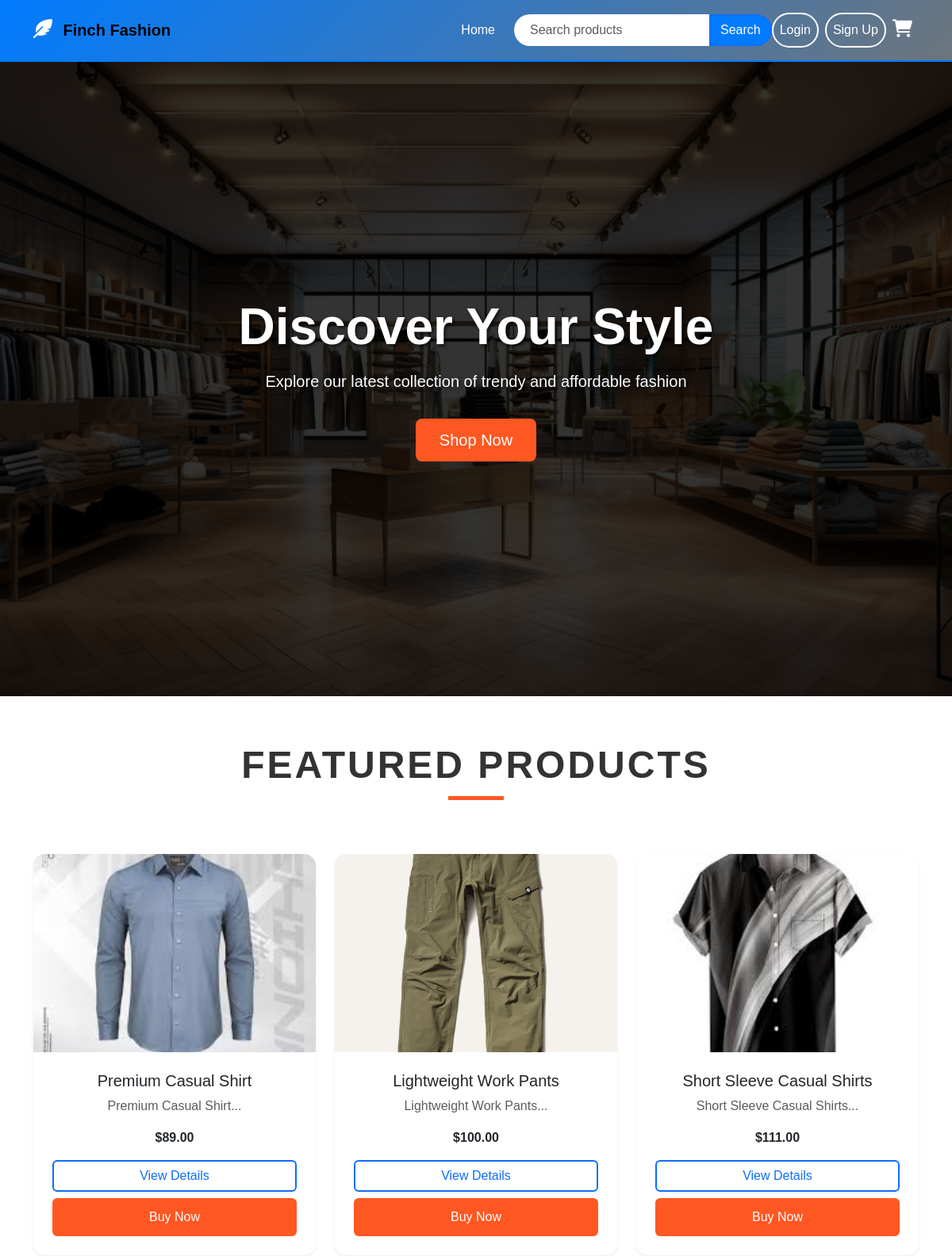
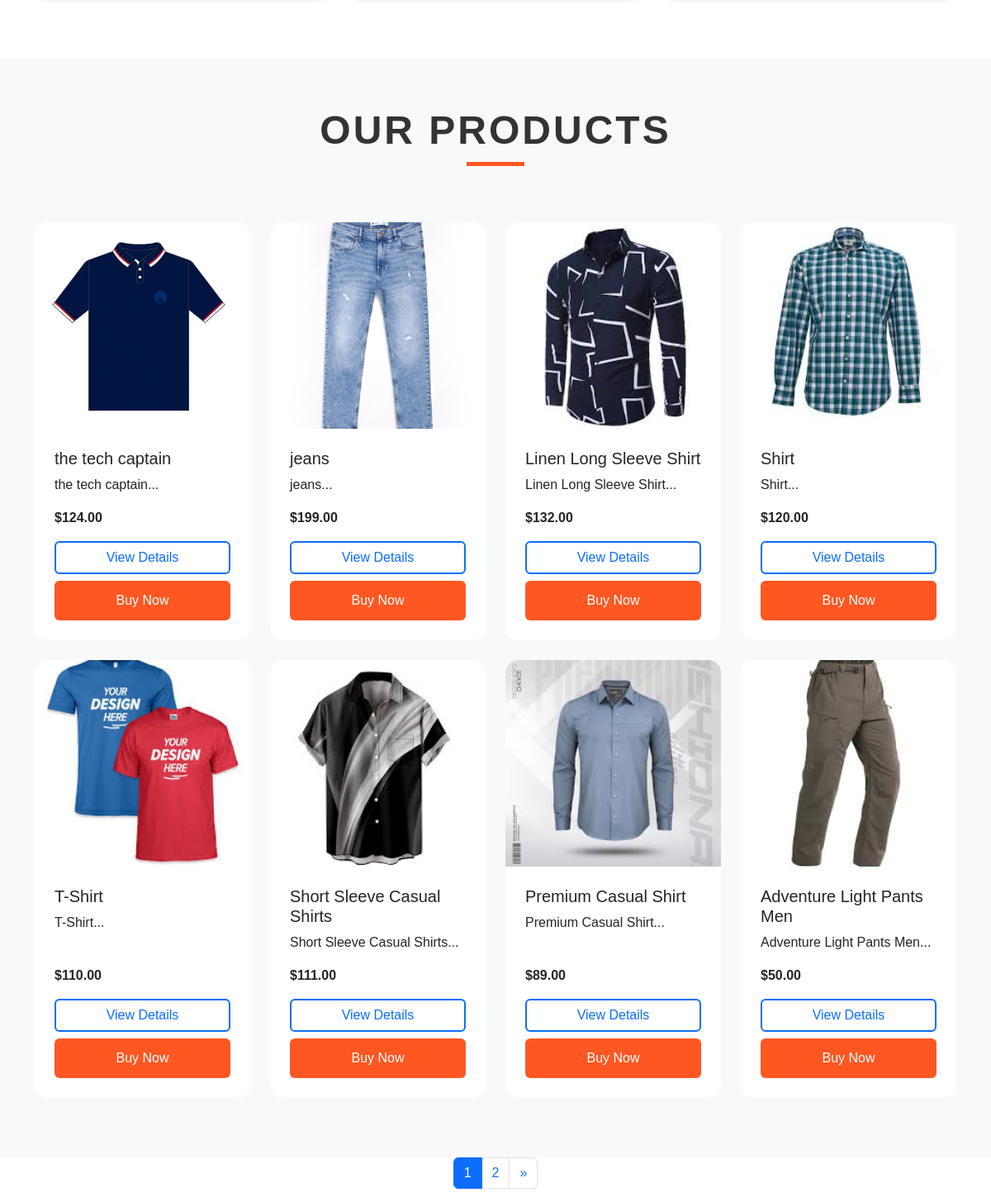
The page / on the database its author committed (2 pictures, top to bottom).
### tables this page shows
CREATE TABLE `products` (
  `id` int(11) NOT NULL,
  `name` varchar(100) NOT NULL,
  `description` text DEFAULT NULL,
  `price` decimal(10,2) NOT NULL,
  `stock` int(11) NOT NULL,
  `created_at` timestamp NOT NULL DEFAULT current_timestamp(),
  `image` varchar(255) DEFAULT NULL
);

### index.php (the view, shortened to what this page needs)
<?php
include 'includes/connection.php';
include 'includes/header.php';
$productsPerPage = 8;
$page = isset($_GET['page']) ? (int) $_GET['page'] : 1;
$offset = ($page - 1) * $productsPerPage;
$sql = "SELECT * FROM products LIMIT :offset, :limit";
$stmt = $pdo->prepare($sql);
$stmt->bindValue(':offset', $offset, PDO::PARAM_INT);
$stmt->bindValue(':limit', $productsPerPage, PDO::PARAM_INT);
$stmt->execute();
$products = $stmt->fetchAll();
$totalProductsSql = "SELECT COUNT(*) FROM products";
$totalProducts = $pdo->query($totalProductsSql)->fetchColumn();
$totalPages = ceil($totalProducts / $productsPerPage);
$highlightSql = "SELECT p.* FROM highlighted_products hp JOIN products p ON hp.product_id = p.id WHERE hp.featured = 1 LIMIT 3";
$highlightStmt = $pdo->prepare($highlightSql);
$highlightStmt->execute();
$highlightedProducts = $highlightStmt->fetchAll();
?>
<!DOCTYPE html>
<html lang="en">
<head>
    <link href="https://cdn.jsdelivr.net/npm/bootstrap@5.3.0-alpha1/dist/css/bootstrap.min.css" rel="stylesheet">
    <link href="https://cdnjs.cloudflare.com/ajax/libs/font-awesome/6.0.0-beta3/css/all.min.css" rel="stylesheet">
    <link href="https://unpkg.com/aos@2.3.1/dist/aos.css" rel="stylesheet">
    <link href="css/index.css" rel="stylesheet">
</head>
<body>
 <main>
 <section id="home" class="hero d-flex align-items-center justify-content-center text-center text-white">
    <div class="hero-content" data-aos="fade-up">
        <h1 class="display-3 fw-bold">Discover Your Style</h1>
        <p class="lead">Explore our latest collection of trendy and affordable fashion</p>
        <a href="#products" class="btn btn-primary btn-lg mt-3">Shop Now</a>
    </div>
</section>
<section id="featured" class="featured-products py-5">
    <div class="container">
        <h2 class="text-center mb-5 featured-heading" data-aos="fade-up" data-aos-duration="1000">Featured Products</h2>
        <div class="row">
            <?php foreach ($highlightedProducts as $product): ?>
                <div class="col-md-4 mb-4" data-aos="fade-up" data-aos-delay="<?= $loop * 100 ?>">
                    <div class="card shadow-sm border-0 h-100 featured-card">
                        <?php
                        $imagePath = htmlspecialchars($product['image']);
                        if (!empty($imagePath) && file_exists('uploads/' . $imagePath)):
                            ?>
                            <img src="uploads/<?= $imagePath ?>" class="card-img-top img-fluid" style="max-height: 250px; object-fit: cover;" alt="<?= htmlspecialchars($product['name']) ?>">
                        <?php else: ?>
                            <img src="https://via.placeholder.com/300x200" alt="Placeholder" class="card-img-top img-fluid" style="max-height: 250px; object-fit: cover;">
                        <?php endif; ?>
                        <div class="card-body d-flex flex-column">
                            <h5 class="card-title text-center"><?= htmlspecialchars($product['name']) ?></h5>
                            <p class="card-text text-muted text-center flex-grow-1">
                                <?= htmlspecialchars(substr($product['description'], 0, 100)) ?>...
                            </p>
                            <p class="card-text text-center"><strong>$<?= number_format($product['price'], 2) ?></strong></p>
                            <div class="mt-auto">
                                <a href="product_details.php?id=<?= $product['id'] ?>" class="btn btn-outline-primary mb-2 w-100">View Details</a>
                                <form class="add-to-cart-form" method="POST">
                                    <button type="button" class="btn btn-primary w-100 buy-now-btn">Buy Now</button>
                                </form>
                            </div>
                        </div>
                    </div>
                </div>
            <?php endforeach; ?>
        </div>
    </div>
</section>
<section id="products" class="products py-5 bg-light">
    <div class="container">
        <h2 class="text-center mb-5 our-products" data-aos="fade-up">Our Products</h2>
        <div class="row">
            <?php foreach ($products as $index => $product): ?>
                <div class="col-md-3 mb-4" data-aos="fade-up" data-aos-delay="<?= $index * 50 ?>">
                    <div class="card product-card h-100">
                        <?php
                        $imagePath = htmlspecialchars($product['image']);
                        if (!empty($imagePath) && file_exists('uploads/' . $imagePath)):
                            ?>
                            <img src="uploads/<?= $imagePath ?>" class="card-img-top"
                                alt="<?= htmlspecialchars($product['name']) ?>">
                        <?php else: ?>
                            <img src="https://via.placeholder.com/300x200" alt="Placeholder" class="card-img-top">
                        <?php endif; ?>
                        <div class="card-body d-flex flex-column">
                            <h5 class="card-title"><?= htmlspecialchars($product['name']) ?></h5>
                            <p class="card-text flex-grow-1">
                                <?= htmlspecialchars(substr($product['description'], 0, 100)) ?>...
                            </p>
                            <p class="card-text"><strong>$<?= number_format($product['price'], 2) ?></strong></p>
                            <a href="product_details.php?id=<?= $product['id'] ?>" class="btn btn-outline-primary mt-auto">View Details</a>
                            <form class="add-to-cart-form mt-2" method="POST">
                                <button type="button" class="btn btn-primary w-100 buy-now-btn">Buy Now</button>
                            </form>
                        </div>
                    </div>
                </div>
            <?php endforeach; ?>
        </div>
    </div>
</section>
        <nav aria-label="Product navigation">
            <ul class="pagination justify-content-center">
                <?php for ($i = 1; $i <= $totalPages; $i++): ?>
                    <li class="page-item <?= $i === $page ? 'active' : '' ?>">
                        <a class="page-link" href="?page=<?= $i ?>"><?= $i ?></a>
                    </li>
                <?php endfor; ?>
                <?php if ($page < $totalPages): ?>
                    <li class="page-item">
                        <a class="page-link" href="?page=<?= $page + 1 ?>" aria-label="Next">
                            <span aria-hidden="true">&raquo;</span>
                        </a>
                    </li>
                <?php endif; ?>
            </ul>
        </nav>
    </main>
<?php include 'includes/footer.php'; ?>

### includes/header.php (shortened to what this page needs)
<!DOCTYPE html>
<html lang="en">
<head>
    <link href="https://cdn.jsdelivr.net/npm/bootstrap@5.3.0/dist/css/bootstrap.min.css" rel="stylesheet">
    <link href="https://cdnjs.cloudflare.com/ajax/libs/font-awesome/6.0.0-beta3/css/all.min.css" rel="stylesheet">
    <link rel="stylesheet" href="css/navbar.css">
</head>
<body>
    <nav class="navbar navbar-expand-lg">
        <div class="container">
            <a class="navbar-brand" href="/project/index.php">
                <i class="fas fa-feather-alt"></i> Finch Fashion
            </a>
            <div class="collapse navbar-collapse" id="navbarNav">
                <ul class="navbar-nav ms-auto mb-2 mb-lg-0 align-items-center">
                    <li class="nav-item">
                        <a class="nav-link" href="/project/index.php">Home</a>
                    </li>
                    <form class="d-flex ms-3" id="searchForm">
                        <div class="input-group">
                            <input class="form-control" type="search" placeholder="Search products" aria-label="Search" id="searchInput">
                            <button class="btn btn-outline-primary" type="submit">Search</button>
                        </div>
                    </form>
                    <?php if (!isset($_SESSION['user_id'])): ?>
                        <li class="nav-item">
                            <a class="nav-link btn btn-outline-light me-2" href="/project/login.php">Login</a>
                        </li>
                        <li class="nav-item">
                            <a class="nav-link btn btn-outline-light" href="/project/signup.php">Sign Up</a>
                        </li>
                    <?php else: ?>
                        <li class="nav-item">
                            <a class="nav-link btn btn-outline-light" href="/project/logout.php">Logout</a>
                        </li>
                    <?php endif; ?>
                    <li class="nav-item">
                        <a class="nav-link" href="/project/cart.php">
                            <i class="fas fa-shopping-cart"></i>
                        </a>
                    </li>
                </ul>
            </div>
        </div>
    </nav>
</body>
</html>

### includes/footer.php (shortened to what this page needs)
</html>

### css/navbar.css (style rules this page uses)
.navbar { background: linear-gradient(135deg, #007bff, #6c757d) !important; box-shadow: 0 4px 8px rgba(0, 0, 0, 0.1) !important; padding: 1rem 1.5rem !important; border-bottom: 2px solid #007bff !important; }
.navbar-brand { font-weight: bold; font-size: 1.75rem; color: #fff; }
.navbar-brand i { color: #fff; font-size: 1.5rem; margin-right: 0.5rem; }
.nav-link { color: #fff !important; font-size: 1.1rem; padding: 0.5rem 1.25rem; transition: color 0.3s ease, background-color 0.3s ease; }
#searchForm { display: flex; }
.input-group { width: 300px; }
.input-group .form-control { border-radius: 30px 0 0 30px; border: none; padding: 0.5rem 1.25rem; }
.input-group .btn { background-color: #007bff; color: #fff; border-radius: 0 30px 30px 0; }
.nav-item .fa-shopping-cart { color: white; font-size: 1.4rem; }
.navbar .btn-outline-light { color: #fff !important; border: 2px solid #fff !important; border-radius: 50px; padding: 0.5rem 1.5rem; }

### css/index.css (style rules this page uses)
body { font-family: 'Poppins', sans-serif; }
.navbar { transition: background-color 0.3s ease; }
.hero { background-image: url('uploads/promo1.jpg'); background-size: cover; background-position: center; height: 100vh; position: relative; display: flex; align-items: center; justify-content: center; }
.hero::before { content: ''; position: absolute; top: 0; left: 0; right: 0; bottom: 0; background-color: rgba(0, 0, 0, 0.5); }
.hero-content { position: relative; z-index: 1; max-width: 800px; padding: 2rem; }
.hero h1 { font-size: 4rem; font-weight: 700; margin-bottom: 1rem; }
.featured-card, .product-card { transition: transform 0.3s ease, box-shadow 0.3s ease; border: none; border-radius: 15px; overflow: hidden; }
.featured-card img, .product-card img { height: 250px; object-fit: cover; }
.card-body { padding: 1.5rem; }
.btn-outline-primary { border-width: 2px; }
.hero { background: linear-gradient(rgba(0, 0, 0, 0.6), rgba(0, 0, 0, 0.6)), url('../uploads/background.jpg') no-repeat center center/cover; padding: 100px 0; }
.hero-content h1, .hero-content p { text-shadow: 2px 2px 4px rgba(0, 0, 0, 0.7); }
.btn-primary { background-color: #ff5722; border: none; padding: 12px 30px; transition: background-color 0.3s; }
.featured-heading { font-size: 3rem; font-weight: 700; text-transform: uppercase; letter-spacing: 3px; color: #333; position: relative; padding: 10px 0; transition: color 0.3s, transform 0.3s, text-shadow 0.3s; }
.featured-heading::after { content: ''; display: block; width: 70px; height: 5px; background: #ff5722; margin: 10px auto; transition: width 0.3s, background-color 0.3s; }
.our-products { font-size: 3rem; font-weight: 700; text-transform: uppercase; letter-spacing: 3px; color: #333; position: relative; padding: 10px 0; transition: color 0.3s, transform 0.3s, text-shadow 0.3s; }
.our-products::after { content: ''; display: block; width: 70px; height: 5px; background: #ff5722; margin: 10px auto; transition: width 0.3s, background-color 0.3s; }

### rows shown on the page
products: image (picture), name "Premium Casual Shirt", description "Premium Casual Shirt", price "89.00"
products: image (picture), name "Lightweight Work Pants", description "Lightweight Work Pants", price "100.00"
products: image (picture), name "Short Sleeve Casual Shirts", description "Short Sleeve Casual Shirts", price "111.00"
products: image (picture), name "the tech captain", description "the tech captain", price "124.00"
products: image (picture), name "jeans", description "jeans", price "199.00"
products: image (picture), name "Linen Long Sleeve Shirt", description "Linen Long Sleeve Shirt", price "132.00"
products: image (picture), name "Shirt", description "Shirt", price "120.00"
products: image (picture), name "T-Shirt", description "T-Shirt", price "110.00"
products: image (picture), name "Adventure Light Pants Men", description "Adventure Light Pants Men", price "50.00"
